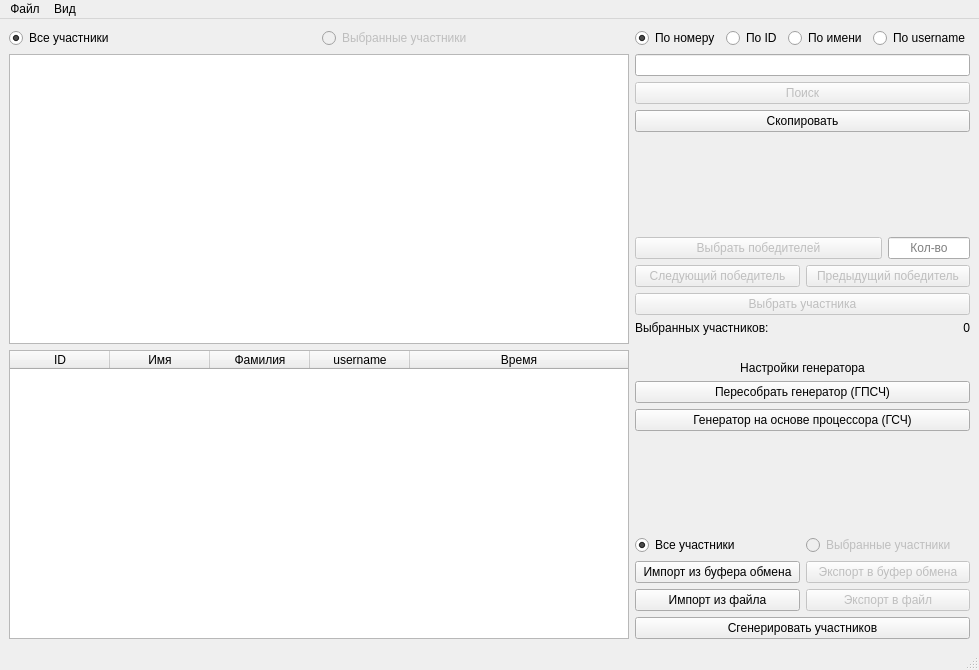
<?xml version="1.0" encoding="UTF-8"?>
<ui version="4.0">
 <class>MainWindow</class>
 <widget class="QMainWindow" name="MainWindow">
  <property name="geometry">
   <rect>
    <x>0</x>
    <y>0</y>
    <width>979</width>
    <height>670</height>
   </rect>
  </property>
  <property name="windowTitle">
   <string>MainWindow</string>
  </property>
  <widget class="QWidget" name="centralwidget">
   <layout class="QHBoxLayout" name="horizontalLayout" stretch="1,0">
    <item>
     <layout class="QVBoxLayout" name="verticalLayout_3">
      <item>
       <layout class="QHBoxLayout" name="horizontalLayout_6">
        <item>
         <widget class="QRadioButton" name="rbtn_all_part">
          <property name="text">
           <string>Все участники</string>
          </property>
          <property name="checkable">
           <bool>true</bool>
          </property>
          <property name="checked">
           <bool>true</bool>
          </property>
          <attribute name="buttonGroup">
           <string notr="true">btn_group_show_parts</string>
          </attribute>
         </widget>
        </item>
        <item>
         <widget class="QRadioButton" name="rbtn_active_part">
          <property name="enabled">
           <bool>false</bool>
          </property>
          <property name="text">
           <string>Выбранные участники</string>
          </property>
          <property name="checkable">
           <bool>true</bool>
          </property>
          <attribute name="buttonGroup">
           <string notr="true">btn_group_show_parts</string>
          </attribute>
         </widget>
        </item>
       </layout>
      </item>
      <item>
       <widget class="QListWidget" name="lst_participants">
        <property name="enabled">
         <bool>true</bool>
        </property>
        <property name="tabletTracking">
         <bool>false</bool>
        </property>
        <property name="acceptDrops">
         <bool>false</bool>
        </property>
        <property name="autoFillBackground">
         <bool>false</bool>
        </property>
       </widget>
      </item>
      <item>
       <widget class="QTableWidget" name="tbl_participants">
        <property name="editTriggers">
         <set>QAbstractItemView::EditTrigger::NoEditTriggers</set>
        </property>
        <property name="alternatingRowColors">
         <bool>true</bool>
        </property>
        <property name="showGrid">
         <bool>true</bool>
        </property>
        <property name="gridStyle">
         <enum>Qt::PenStyle::SolidLine</enum>
        </property>
        <property name="wordWrap">
         <bool>true</bool>
        </property>
        <property name="cornerButtonEnabled">
         <bool>true</bool>
        </property>
        <property name="rowCount">
         <number>0</number>
        </property>
        <property name="columnCount">
         <number>5</number>
        </property>
        <attribute name="horizontalHeaderVisible">
         <bool>true</bool>
        </attribute>
        <attribute name="horizontalHeaderDefaultSectionSize">
         <number>100</number>
        </attribute>
        <attribute name="horizontalHeaderShowSortIndicator" stdset="0">
         <bool>false</bool>
        </attribute>
        <attribute name="horizontalHeaderStretchLastSection">
         <bool>true</bool>
        </attribute>
        <attribute name="verticalHeaderVisible">
         <bool>true</bool>
        </attribute>
        <attribute name="verticalHeaderShowSortIndicator" stdset="0">
         <bool>false</bool>
        </attribute>
        <attribute name="verticalHeaderStretchLastSection">
         <bool>false</bool>
        </attribute>
        <column>
         <property name="text">
          <string>ID</string>
         </property>
        </column>
        <column>
         <property name="text">
          <string>Имя</string>
         </property>
        </column>
        <column>
         <property name="text">
          <string>Фамилия</string>
         </property>
        </column>
        <column>
         <property name="text">
          <string>username</string>
         </property>
        </column>
        <column>
         <property name="text">
          <string>Время</string>
         </property>
        </column>
       </widget>
      </item>
     </layout>
    </item>
    <item>
     <layout class="QVBoxLayout" name="verticalLayout">
      <item>
       <layout class="QHBoxLayout" name="horizontalLayout_2">
        <item>
         <widget class="QRadioButton" name="rbtn_number">
          <property name="text">
           <string>По номеру</string>
          </property>
          <property name="checked">
           <bool>true</bool>
          </property>
          <attribute name="buttonGroup">
           <string notr="true">btn_group_search</string>
          </attribute>
         </widget>
        </item>
        <item>
         <widget class="QRadioButton" name="rbtn_id">
          <property name="text">
           <string>По ID</string>
          </property>
          <property name="checked">
           <bool>false</bool>
          </property>
          <attribute name="buttonGroup">
           <string notr="true">btn_group_search</string>
          </attribute>
         </widget>
        </item>
        <item>
         <widget class="QRadioButton" name="rbtn_name">
          <property name="text">
           <string>По имени</string>
          </property>
          <property name="autoExclusive">
           <bool>true</bool>
          </property>
          <attribute name="buttonGroup">
           <string notr="true">btn_group_search</string>
          </attribute>
         </widget>
        </item>
        <item>
         <widget class="QRadioButton" name="rbtn_nick">
          <property name="text">
           <string>По username</string>
          </property>
          <attribute name="buttonGroup">
           <string notr="true">btn_group_search</string>
          </attribute>
         </widget>
        </item>
       </layout>
      </item>
      <item>
       <widget class="QLineEdit" name="le_search"/>
      </item>
      <item>
       <widget class="QPushButton" name="btn_search">
        <property name="enabled">
         <bool>false</bool>
        </property>
        <property name="text">
         <string>Поиск</string>
        </property>
       </widget>
      </item>
      <item>
       <widget class="QPushButton" name="btn_copy">
        <property name="enabled">
         <bool>true</bool>
        </property>
        <property name="text">
         <string>Скопировать</string>
        </property>
       </widget>
      </item>
      <item>
       <spacer name="verticalSpacer_2">
        <property name="orientation">
         <enum>Qt::Orientation::Vertical</enum>
        </property>
        <property name="sizeHint" stdset="0">
         <size>
          <width>20</width>
          <height>40</height>
         </size>
        </property>
       </spacer>
      </item>
      <item>
       <layout class="QHBoxLayout" name="horizontalLayout_3" stretch="3,1">
        <item>
         <widget class="QPushButton" name="btn_gen_winners">
          <property name="enabled">
           <bool>false</bool>
          </property>
          <property name="text">
           <string>Выбрать победителей</string>
          </property>
         </widget>
        </item>
        <item>
         <widget class="QLineEdit" name="le_number_winners">
          <property name="alignment">
           <set>Qt::AlignmentFlag::AlignCenter</set>
          </property>
          <property name="placeholderText">
           <string>Кол-во</string>
          </property>
         </widget>
        </item>
       </layout>
      </item>
      <item>
       <layout class="QHBoxLayout" name="horizontalLayout_4">
        <item>
         <widget class="QPushButton" name="btn_next_active">
          <property name="enabled">
           <bool>false</bool>
          </property>
          <property name="text">
           <string>Следующий победитель</string>
          </property>
         </widget>
        </item>
        <item>
         <widget class="QPushButton" name="btn_prev_active">
          <property name="enabled">
           <bool>false</bool>
          </property>
          <property name="text">
           <string>Предыдущий победитель</string>
          </property>
         </widget>
        </item>
       </layout>
      </item>
      <item>
       <widget class="QPushButton" name="btn_add_part">
        <property name="enabled">
         <bool>false</bool>
        </property>
        <property name="text">
         <string>Выбрать участника</string>
        </property>
       </widget>
      </item>
      <item>
       <layout class="QHBoxLayout" name="horizontalLayout_5">
        <item>
         <widget class="QLabel" name="lbl_active_info">
          <property name="text">
           <string>Выбранных участников:</string>
          </property>
         </widget>
        </item>
        <item>
         <widget class="QLabel" name="lbl_active_number">
          <property name="sizePolicy">
           <sizepolicy hsizetype="Fixed" vsizetype="Preferred">
            <horstretch>0</horstretch>
            <verstretch>0</verstretch>
           </sizepolicy>
          </property>
          <property name="text">
           <string>0</string>
          </property>
          <property name="alignment">
           <set>Qt::AlignmentFlag::AlignRight|Qt::AlignmentFlag::AlignTrailing|Qt::AlignmentFlag::AlignVCenter</set>
          </property>
         </widget>
        </item>
       </layout>
      </item>
      <item>
       <widget class="QLabel" name="lbl_info">
        <property name="text">
         <string/>
        </property>
       </widget>
      </item>
      <item>
       <layout class="QVBoxLayout" name="verticalLayout_2">
        <item>
         <widget class="QLabel" name="lbl_random_settings">
          <property name="text">
           <string>Настройки генератора</string>
          </property>
          <property name="alignment">
           <set>Qt::AlignmentFlag::AlignCenter</set>
          </property>
         </widget>
        </item>
        <item>
         <widget class="QPushButton" name="btn_random_prng">
          <property name="text">
           <string>Пересобрать генератор (ГПСЧ)</string>
          </property>
         </widget>
        </item>
        <item>
         <widget class="QPushButton" name="btn_random_rng">
          <property name="text">
           <string>Генератор на основе процессора (ГСЧ)</string>
          </property>
         </widget>
        </item>
       </layout>
      </item>
      <item>
       <spacer name="verticalSpacer">
        <property name="orientation">
         <enum>Qt::Orientation::Vertical</enum>
        </property>
        <property name="sizeHint" stdset="0">
         <size>
          <width>20</width>
          <height>40</height>
         </size>
        </property>
       </spacer>
      </item>
      <item>
       <layout class="QHBoxLayout" name="horizontalLayout_7">
        <item>
         <widget class="QRadioButton" name="rbtn_all_work">
          <property name="text">
           <string>Все участники</string>
          </property>
          <property name="checked">
           <bool>true</bool>
          </property>
          <attribute name="buttonGroup">
           <string notr="true">btn_group_work_parts</string>
          </attribute>
         </widget>
        </item>
        <item>
         <widget class="QRadioButton" name="rbtn_active_work">
          <property name="enabled">
           <bool>false</bool>
          </property>
          <property name="text">
           <string>Выбранные участники</string>
          </property>
          <attribute name="buttonGroup">
           <string notr="true">btn_group_work_parts</string>
          </attribute>
         </widget>
        </item>
       </layout>
      </item>
      <item>
       <layout class="QHBoxLayout" name="horizontalLayout_8">
        <item>
         <widget class="QPushButton" name="btn_from_clipboard">
          <property name="text">
           <string>Импорт из буфера обмена</string>
          </property>
         </widget>
        </item>
        <item>
         <widget class="QPushButton" name="btn_to_clipboard">
          <property name="enabled">
           <bool>false</bool>
          </property>
          <property name="text">
           <string>Экспорт в буфер обмена</string>
          </property>
         </widget>
        </item>
       </layout>
      </item>
      <item>
       <layout class="QHBoxLayout" name="horizontalLayout_9">
        <item>
         <widget class="QPushButton" name="btn_read_file">
          <property name="text">
           <string>Импорт из файла</string>
          </property>
         </widget>
        </item>
        <item>
         <widget class="QPushButton" name="btn_write_file">
          <property name="enabled">
           <bool>false</bool>
          </property>
          <property name="text">
           <string>Экспорт в файл</string>
          </property>
         </widget>
        </item>
       </layout>
      </item>
      <item>
       <widget class="QPushButton" name="btn_gen_participants">
        <property name="text">
         <string>Сгенерировать участников</string>
        </property>
       </widget>
      </item>
     </layout>
    </item>
   </layout>
  </widget>
  <widget class="QMenuBar" name="menubar">
   <property name="geometry">
    <rect>
     <x>0</x>
     <y>0</y>
     <width>979</width>
     <height>21</height>
    </rect>
   </property>
   <widget class="QMenu" name="menu_file">
    <property name="title">
     <string>Файл</string>
    </property>
    <widget class="QMenu" name="menu_import">
     <property name="title">
      <string>Импорт</string>
     </property>
     <addaction name="act_imp_clipboard"/>
     <addaction name="act_imp_file"/>
    </widget>
    <widget class="QMenu" name="menu_export">
     <property name="title">
      <string>Экспорт</string>
     </property>
     <addaction name="act_exp_clipboard"/>
     <addaction name="act_exp_file"/>
    </widget>
    <addaction name="menu_import"/>
    <addaction name="menu_export"/>
   </widget>
   <widget class="QMenu" name="menu_show">
    <property name="title">
     <string>Вид</string>
    </property>
    <addaction name="act_show_tbl"/>
    <addaction name="act_show_lst"/>
   </widget>
   <addaction name="menu_file"/>
   <addaction name="menu_show"/>
  </widget>
  <widget class="QStatusBar" name="statusbar"/>
  <action name="act_show_tbl">
   <property name="checkable">
    <bool>true</bool>
   </property>
   <property name="checked">
    <bool>true</bool>
   </property>
   <property name="text">
    <string>Таблица</string>
   </property>
  </action>
  <action name="act_show_lst">
   <property name="checkable">
    <bool>true</bool>
   </property>
   <property name="text">
    <string>Текст</string>
   </property>
  </action>
  <action name="act_imp_clipboard">
   <property name="text">
    <string>Буфер обмена</string>
   </property>
  </action>
  <action name="act_imp_file">
   <property name="text">
    <string>Файл</string>
   </property>
  </action>
  <action name="act_exp_clipboard">
   <property name="enabled">
    <bool>false</bool>
   </property>
   <property name="text">
    <string>Буфер обмена</string>
   </property>
  </action>
  <action name="act_exp_file">
   <property name="enabled">
    <bool>false</bool>
   </property>
   <property name="text">
    <string>Файл</string>
   </property>
  </action>
 </widget>
 <resources/>
 <connections/>
 <buttongroups>
  <buttongroup name="btn_group_search"/>
  <buttongroup name="btn_group_work_parts"/>
  <buttongroup name="btn_group_show_parts"/>
 </buttongroups>
</ui>
